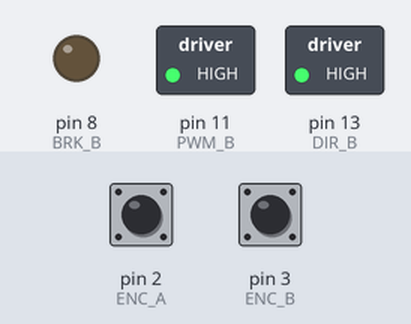
Simulated run of this sketch. Board: Arduino Uno, built with avr-gcc and run on an emulated ATmega328P. Parts: switched loads named in the sketch (green lamp = pin HIGH), output pins drawn as LEDs (lit = HIGH). Inputs (shaded band) come from the test bench; at power-on: pin 2 (ENC_A) HIGH, pin 3 (ENC_B) HIGH. What the sketch prints to the serial monitor is not drawn.

Above: at 0.3 s.
Timing chart, 0 to 1.8 s (numbered marks = the images above):
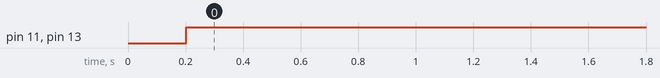

Measured:
- by itself, pin 11 (PWM_B), pin 13 (DIR_B): LOW → HIGH at 0.20 s

The sketch:

Motor_Position_Control.ino
```cpp
/*
 *  Name: Brandon Ho
 *  Date: 12/23/2021
 *  Title: Motor Position Control
 *  Description: This script works to test the motor position
 *               It goes with DataTransfer.py to get the DC gain and time constant of the motor
 *               Using B port on the Arduino Motor Shield at full power
 *               Adapted from https://github.com/CooperControlsLab/CU-At-Home_feedback_controls/tree/master/hardware_tests/encoder_test
 */
// Define hardware pins for Motor Control system
#define ENC_A 2   //Encoder pulse A
#define ENC_B 3   //Encoder pulse B
#define PPR 464.64 //Encoder pulses per revolution
#define PPR_A 232.8 //Pulse A per r

//Parameter for using Channel B motor based on Arduino Motor Shield
#define DIR_B 13 //Motor Direction HIGH = CW, LOW = CCW
#define PWM_B 11 //Motor PWM
#define BRK_B 8  //Motor Break Doesn't seem to work, avoid using

#define SUPPLY_VOLTAGE 12 //12V power supply
#define MOVING_AVERAGE_SIZE 50 // Size of moving average

#define RAD_TO_DEG 360/(2*3.14159)
#define DEG_TO_RAD 2*3.14159/360
#define RPM_TO_RADS 0.104719755
#define DEGS_TO_RPM 0.166667


#define PWM_B 11 //Speed B
#define BRK_B 8 //Brake B
#define DIR_B 13 //Direction B

#define LONG_LENGTH 2147483647

//Timing Parameters for fixed interval calculations for PID and derivitave
unsigned long prev_micros = 0;
unsigned long current_micros;

//Global Variables
double lowerOutputLimit = -SUPPLY_VOLTAGE;
double upperOutputLimit = SUPPLY_VOLTAGE; // Controller params


long count = 0; // This variable will increase or decrease depending on the rotation of encoder
double setpoint = 100;
double Ts = 1; //sample period in milliseconds

//Interrupt Functios
void pulseA();
void pulseB();

//PID constantsL
double kp = 10;
double ki = 15;
double kd = 1;


double sigma = 0.01; //dirty derivative bandwidth = 1/sigma
double beta; //(2.0*sigma-Ts)/(2.0*sigma+Ts)

double timestamp = 0;
double error = 0;
double lastError = 0;
double cumError = 0;
double rateError = 0;


double voltage;
float pos = 0;
float posPrev = 0;
long prevT = 0;
//float v1Prev = 0;
//float v1Filt = 0;
float deltaT = 0;


void setup() {
  Serial.begin (19200);
  Serial.flush();
  Serial.println("Start");
  Serial.println("Position Control");
  delay(200);

  pinMode(ENC_A, INPUT_PULLUP); // internally pullup encoder input A
  pinMode(ENC_B, INPUT_PULLUP); // internally pullup encoder input B

  //Motor Setup
  pinMode(PWM_B, OUTPUT);
  pinMode(BRK_B, OUTPUT);
  pinMode(DIR_B, OUTPUT);

  digitalWrite(BRK_B, LOW);   //No Brake for B

  beta = (2.0 * sigma - Ts/1000) / (2.0 * sigma + Ts/1000);

  //Setting up interrupt
  //When rotating the encoder, the encoder pin values changes.
  //Thus, the interrupt function will activate in the hardware itself
  attachInterrupt(digitalPinToInterrupt(ENC_A), pulseA, CHANGE);
  attachInterrupt(digitalPinToInterrupt(ENC_B), pulseB, CHANGE);
}


void loop()
{

  pos = count_to_deg(count) * DEG_TO_RAD; // in [rad]

  long currT = micros(); // in [us]
  deltaT = ((float) (currT - prevT)) / 1.0e6; // in [s]
  //float vel = (pos - posPrev) / deltaT; // in [rad/s]
  //posPrev = pos;
  prevT = currT;

  //v1Filt = 0.4360604 * v1Filt + 0.2819698 * vel + 0.2819698 * v1Prev; // in [rad/s]
  //v1Prev = vel;

  //setpoint = 270 * (sin(currT / 1e6) > 0) * RPM_TO_RADS;
  setpoint = count_to_deg(464)*DEG_TO_RAD;


  voltage = computePID(pos);
  delay(Ts);
  update_motor_voltage(voltage);

  Serial.print(pos*RAD_TO_DEG);
  Serial.print(",");
  Serial.print(error*RAD_TO_DEG);
  Serial.print(",");
  Serial.println(voltage);
//  Serial.print("Position: "); Serial.print(count_to_deg(count));
//  Serial.print(" ");
//  Serial.print("Error: "); Serial.print(error*RAD_TO_DEG);
//  Serial.print(" ");
//  Serial.print("Cumulative Error: "); Serial.print(cumError*RAD_TO_DEG);
//  Serial.print(" ");
//  Serial.print("Voltage: "); Serial.println(voltage);

}

double computePID(double inp) {


  error = setpoint - inp;                                // determine error

  cumError += (error + lastError) / 2 * deltaT;            // compute integral

  if (ki > 0)
  {
    double unsatIntegrator = ki * cumError;
    double cumError = constrain(unsatIntegrator, lowerOutputLimit, upperOutputLimit) / ki ;
  }

  rateError = beta * rateError + (1 - beta) / deltaT * (error - lastError); // compute derivative

  double voltage = kp * error + ki * cumError + kd * rateError;          //PID output
  voltage = constrain(voltage, lowerOutputLimit, upperOutputLimit);

  lastError = error;                                //remember current error
  return voltage;                                        //have function return the PID output
}


//*****************************************************//
void update_motor_voltage(double voltage) {
  //Fix direction based on +/-
  if (voltage < 0) {
    digitalWrite(DIR_B, LOW); // CCW
  }
  else {
    digitalWrite(DIR_B, HIGH); // CW
  }
  //set pwm based off of voltage
  analogWrite(PWM_B, volts_to_PWM(abs(voltage)));
}


//*****************************************************//
// Voltage and PWM duty cycle conversion
int volts_to_PWM(double voltage) {

  // Convert voltage to PWM duty cycle percent relative to the power supply voltage
  return constrain(round((voltage / SUPPLY_VOLTAGE) * 255), 0, 255);
}

double PWM_to_volts(int PWM) {
  return double(PWM / 255) * SUPPLY_VOLTAGE;
}

//Encoder Count to Radians
double count_to_deg(double count) {
  return (double(count / PPR) * 360);  // rad = (count / pulse/rev) * 360 deg/rev
}


//Encoder Interrupt A
void pulseA()
{
  bool valA = digitalRead(ENC_A);
  bool valB = digitalRead(ENC_B);

  if (valA == HIGH) { //When A rises
    if (valB == LOW) {
      count++; //CW
    }
    else {
      count--; //CCW
    }
  }
  else { //When B falls
    if (valB == HIGH) {
      count++;  //CW
    }
    else {
      count--; //CCW
    }
  }


  if ((count > LONG_LENGTH - 1000) || (count < -LONG_LENGTH + 1000))
  {
    posPrev = posPrev - count_to_deg(count) * DEG_TO_RAD;
    count = 0;
  }
}


//Encoder Interrupt B
void pulseB()
{
  bool valA = digitalRead(ENC_A);
  bool valB = digitalRead(ENC_B);

  if (valB == HIGH) //When B rises
  {
    if (!valA == LOW) {
      count++; //CW
    }
    else {
      count--; //CCW
    }
  }
  else //When B falls
  {
    if (valA == HIGH) {
      count++; //CW
    }
    else {
      count--; //CCW
    }
  }

  if ((count > LONG_LENGTH - 1000) || (count < -LONG_LENGTH + 1000))
  {
    posPrev = posPrev - count_to_deg(count) * DEG_TO_RAD;
    count = 0;

  }
}
```
